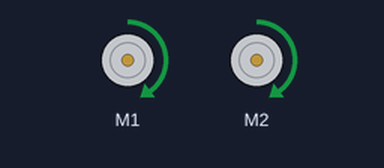
Bench run of a program on a simulated BBC micro:bit (MakeCode). Parts: 2 × DC motor (green arrow = forward, orange = backward, longer = faster).

Above: at 0.5 s.
At 1.5 s:
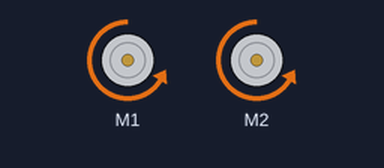
At 5.5 s:
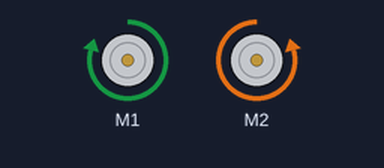
Timing chart, 0 to 6.9 s (numbered marks = the images above):
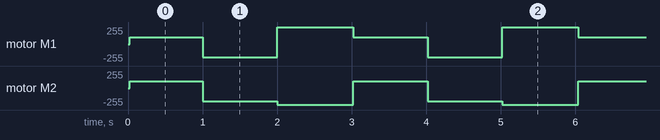

The program:

main.ts
```typescript
basic.forever(function () {
    maqueen.motorRun(maqueen.Motors.All, maqueen.Dir.CW, 100)
    basic.pause(1000)
    maqueen.motorRun(maqueen.Motors.All, maqueen.Dir.CCW, 200)
    basic.pause(1000)
    maqueen.motorRun(maqueen.Motors.M1, maqueen.Dir.CW, 250)
    maqueen.motorRun(maqueen.Motors.M2, maqueen.Dir.CCW, 250)
    basic.pause(1000)
})
```

test.ts
```typescript
// aquí va el archivo "tests"; esto no se compilará cuando este paquete se utilice como una extensión.
```

Measured:
- by itself, motor M1: repeats every 3.0 s: backward 200/255 1.0 s, forward 250/255 1.0 s, forward 100/255 1.0 s
- by itself, motor M2: repeats every 3.0 s: backward 200/255 1.0 s, backward 250/255 1.0 s, forward 100/255 1.0 s
